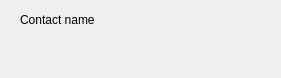
<?xml version="1.0" encoding="UTF-8"?>
<ui version="4.0">
 <class>AddContact</class>
 <widget class="QDialog" name="AddContact">
  <property name="geometry">
   <rect>
    <x>0</x>
    <y>0</y>
    <width>281</width>
    <height>78</height>
   </rect>
  </property>
  <property name="windowTitle">
   <string>Dialog</string>
  </property>
  <widget class="QLabel" name="label">
   <property name="geometry">
    <rect>
     <x>20</x>
     <y>10</y>
     <width>91</width>
     <height>20</height>
    </rect>
   </property>
   <property name="text">
    <string>Contact name</string>
   </property>
  </widget>
 </widget>
 <resources/>
 <connections/>
</ui>
